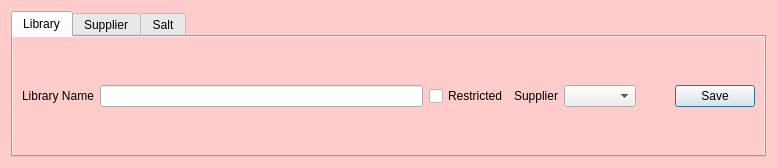
<?xml version="1.0" encoding="UTF-8"?>
<ui version="4.0">
 <class>metatagdialog</class>
 <widget class="QDialog" name="metatagdialog">
  <property name="geometry">
   <rect>
    <x>0</x>
    <y>0</y>
    <width>777</width>
    <height>168</height>
   </rect>
  </property>
  <property name="windowTitle">
   <string>Dialog</string>
  </property>
  <property name="styleSheet">
   <string notr="true">QDialog#metatagdialog{
background-color: rgb(255, 204, 204);
}
QTabWidget{
background-color: rgb(255, 204, 204);
}
QWidget#library_tab{
background-color: rgb(255, 204, 204);
}
QWidget#supplier_tab{
background-color: rgb(255, 204, 204);
}
QWidget#salt_tab{
background-color: rgb(255, 204, 204);
}</string>
  </property>
  <layout class="QGridLayout" name="gridLayout">
   <item row="0" column="0">
    <widget class="QTabWidget" name="tabWidget">
     <property name="currentIndex">
      <number>0</number>
     </property>
     <widget class="QWidget" name="library_tab">
      <attribute name="title">
       <string>Library</string>
      </attribute>
      <layout class="QVBoxLayout" name="verticalLayout">
       <item>
        <layout class="QHBoxLayout" name="horizontalLayout">
         <item>
          <widget class="QLabel" name="label">
           <property name="sizePolicy">
            <sizepolicy hsizetype="Maximum" vsizetype="Maximum">
             <horstretch>0</horstretch>
             <verstretch>0</verstretch>
            </sizepolicy>
           </property>
           <property name="text">
            <string>Library Name</string>
           </property>
          </widget>
         </item>
         <item>
          <widget class="QLineEdit" name="library_name_eb">
           <property name="clearButtonEnabled">
            <bool>false</bool>
           </property>
          </widget>
         </item>
         <item>
          <widget class="QCheckBox" name="restricted_cb">
           <property name="text">
            <string>Restricted</string>
           </property>
          </widget>
         </item>
         <item>
          <widget class="QLabel" name="label_2">
           <property name="sizePolicy">
            <sizepolicy hsizetype="Maximum" vsizetype="Maximum">
             <horstretch>0</horstretch>
             <verstretch>0</verstretch>
            </sizepolicy>
           </property>
           <property name="text">
            <string>Supplier</string>
           </property>
          </widget>
         </item>
         <item>
          <widget class="QComboBox" name="supplier_cb"/>
         </item>
         <item>
          <spacer name="horizontalSpacer_2">
           <property name="orientation">
            <enum>Qt::Horizontal</enum>
           </property>
           <property name="sizeType">
            <enum>QSizePolicy::Preferred</enum>
           </property>
           <property name="sizeHint" stdset="0">
            <size>
             <width>33</width>
             <height>20</height>
            </size>
           </property>
          </spacer>
         </item>
         <item>
          <widget class="QPushButton" name="library_save_btn">
           <property name="text">
            <string>Save</string>
           </property>
          </widget>
         </item>
        </layout>
       </item>
      </layout>
     </widget>
     <widget class="QWidget" name="supplier_tab">
      <attribute name="title">
       <string>Supplier</string>
      </attribute>
      <layout class="QGridLayout" name="gridLayout_3">
       <item row="1" column="0">
        <widget class="QLineEdit" name="supplier_eb"/>
       </item>
       <item row="1" column="2">
        <widget class="QPushButton" name="supplier_save_btn">
         <property name="text">
          <string>Save</string>
         </property>
        </widget>
       </item>
       <item row="0" column="0">
        <widget class="QLabel" name="label_3">
         <property name="sizePolicy">
          <sizepolicy hsizetype="Preferred" vsizetype="Maximum">
           <horstretch>0</horstretch>
           <verstretch>0</verstretch>
          </sizepolicy>
         </property>
         <property name="text">
          <string>Supplier</string>
         </property>
        </widget>
       </item>
       <item row="1" column="1">
        <spacer name="horizontalSpacer">
         <property name="orientation">
          <enum>Qt::Horizontal</enum>
         </property>
         <property name="sizeType">
          <enum>QSizePolicy::Preferred</enum>
         </property>
         <property name="sizeHint" stdset="0">
          <size>
           <width>40</width>
           <height>20</height>
          </size>
         </property>
        </spacer>
       </item>
      </layout>
     </widget>
     <widget class="QWidget" name="salt_tab">
      <attribute name="title">
       <string>Salt</string>
      </attribute>
      <layout class="QGridLayout" name="gridLayout_4">
       <item row="1" column="0">
        <widget class="QLineEdit" name="salt_eb"/>
       </item>
       <item row="1" column="2">
        <widget class="QPushButton" name="salt_save_btn">
         <property name="text">
          <string>Save</string>
         </property>
        </widget>
       </item>
       <item row="0" column="0">
        <widget class="QLabel" name="label_4">
         <property name="sizePolicy">
          <sizepolicy hsizetype="Maximum" vsizetype="Maximum">
           <horstretch>0</horstretch>
           <verstretch>0</verstretch>
          </sizepolicy>
         </property>
         <property name="text">
          <string>Salt</string>
         </property>
        </widget>
       </item>
       <item row="1" column="1">
        <spacer name="horizontalSpacer_3">
         <property name="orientation">
          <enum>Qt::Horizontal</enum>
         </property>
         <property name="sizeType">
          <enum>QSizePolicy::Preferred</enum>
         </property>
         <property name="sizeHint" stdset="0">
          <size>
           <width>40</width>
           <height>20</height>
          </size>
         </property>
        </spacer>
       </item>
      </layout>
     </widget>
    </widget>
   </item>
  </layout>
 </widget>
 <resources/>
 <connections/>
</ui>
